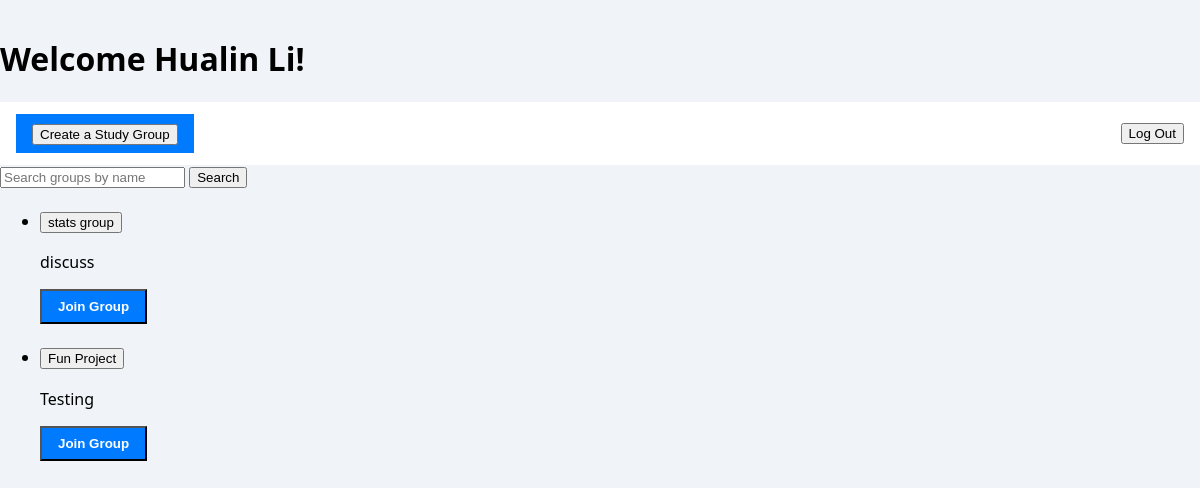
Before: /dashboard (signed in) with the older database file.
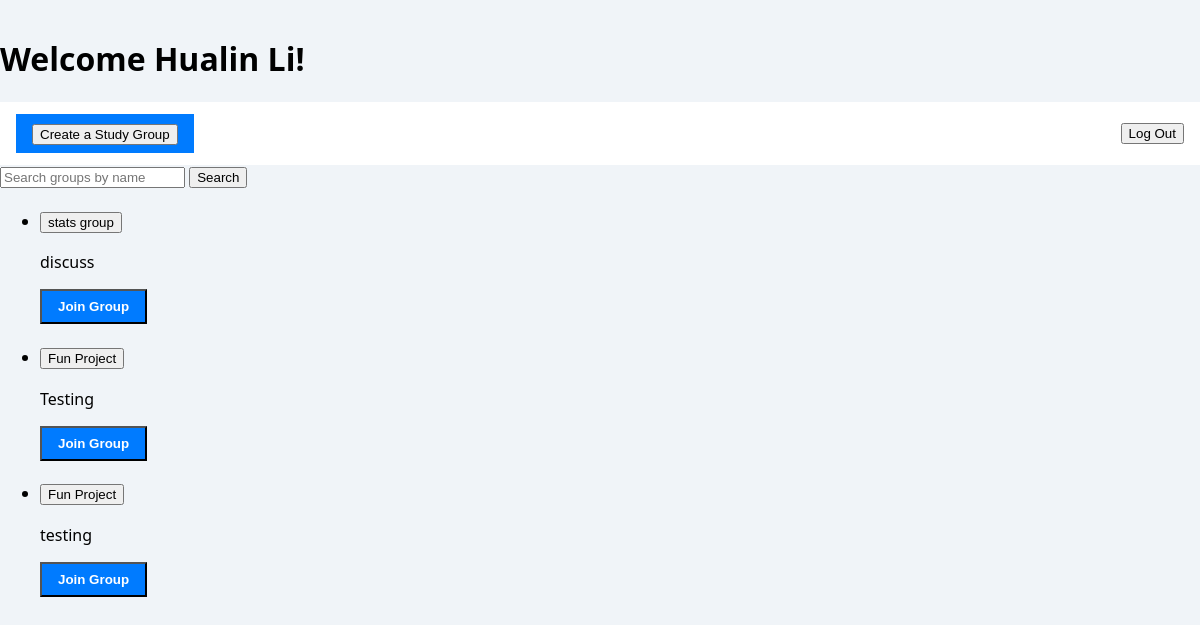
After: the same page with the newer database file.
### app/models/models.py (models this page shows)
class User(UserMixin, db.Model):
    __tablename__ = "users"
    id             = db.Column(db.Integer, primary_key=True)
    southern_email = db.Column(db.String(120), unique=True, nullable=False)
    name           = db.Column(db.String(100), nullable=False)
    password_hash  = db.Column(db.String(128), nullable=False)
    created_at     = db.Column(db.DateTime, default=datetime.utcnow)
    groups       = db.relationship("StudyGroup", backref="creator", lazy=True)
    memberships  = db.relationship("Membership", backref="user", lazy=True)
    messages     = db.relationship("Message", backref="author", lazy=True)

class StudyGroup(db.Model):
    __tablename__ = "study_groups"
    id             = db.Column(db.Integer, primary_key=True)
    subject        = db.Column(db.String(50), nullable=False)
    meet_time      = db.Column(db.DateTime, nullable=False)
    name           = db.Column(db.String(100), nullable=False)
    description    = db.Column(db.Text)
    location       = db.Column(db.String(200), nullable=False)
    created_by_id  = db.Column(db.Integer, db.ForeignKey("users.id"), nullable=False)
    created_at     = db.Column(db.DateTime, default=datetime.utcnow)
    forums      = db.relationship("Forum", backref="study_group", lazy=True)
    memberships = db.relationship("Membership", backref="study_group", lazy=True)

### app/routes/main.py (the view)
@main_bp.route('/dashboard')
@login_required
def dashboard():
    q = request.args.get('q', '').strip()
    if q:
        groups = StudyGroup.query.filter(
            StudyGroup.name.ilike(f'%{q}%')
        ).all()
    else:
        groups = StudyGroup.query.all()
    member_records = Membership.query.filter_by(user_id=current_user.id).all()
    member_group_ids = {m.study_group_id for m in member_records}
    return render_template('dashboard.html', name=current_user.name, groups=groups, q=q, member_group_ids=member_group_ids)

### app/__init__.py (called while the page is built)
@login_manager.user_loader
def load_user(user_id):
    from app.models.models import User
    return User.query.get(int(user_id))

### app/templates/dashboard.html (shortened to what this page needs)
<!DOCTYPE html>
<html lang="en">
<head>
  <link rel="stylesheet" href="{{ url_for('static', filename='login_styles.css') }}">
</head>
<body class="dashboard">
  <h1>Welcome {{ current_user.name }}!</h1>
  <header>
  <nav class="navbar">
    <a href="{{ url_for('main.create_group') }}" class="btn"><button> Create a Study Group</button></a>
    <a href="{{ url_for('auth.logout') }}" class="logout"><button>Log Out</button></a>
  </nav>
  </header>
  <form method="GET" action="{{ url_for('main.dashboard') }}" class="search-form">
    <input
      type="text"
      name="q"
      placeholder="Search groups by name"
      value="{{ q }}"
    >
    <button type="submit">Search</button>
  </form>
  <ul class="group-list">
    {% for group in groups %}
      <li class="group-item">
        <h3>
          <a href="{{ url_for('main.view_group', group_id=group.id) }}">
          <button>{{ group.name }}</button>
        </a>
      </h3>
        <p>{{ group.description }}</p>
         {% if group.id in member_group_ids %}
          <form method="POST" action="{{ url_for('main.leave_group', group_id=group.id) }}">
            <button type="submit" class="btn">Leave Group</button>
          </form>
        {% else %}
          <form method="POST" action="{{ url_for('main.join_group', group_id=group.id) }}">
            <button type="submit" class="btn">Join Group</button>
          </form>
        {% endif %}
      </li>
    {% else %}
      <li>No groups found.</li>
    {% endfor %}
  </ul>
</body>
</html>

### app/static/login_styles.css (style rules this page uses)
body { font-family: 'Segoe UI', Tahoma, Geneva, Verdana, sans-serif; background: #f0f4f8; margin: 0; padding: 0; display: flex; justify-content: center; align-items: center; height: 100vh; }
.navbar { display: flex; justify-content: space-between; align-items: center; padding: 0.75rem 1rem; background-color: #ffffff; }
.btn { padding: 0.5rem 1rem; background-color: #007bff; color: #fff; text-decoration: none; border-radius: 4px; font-weight: bold; }
.logout { color: #007bff; text-decoration: none; font-size: 0.9rem; }
body.dashboard { display: block; padding-top: 1rem; }
body.dashboard .btn { border-radius: 0; }
body.dashboard .navbar { justify-content: space-between; }

Changed rows visible on the page:
added StudyGroup: name "Fun Project", description "testing"
